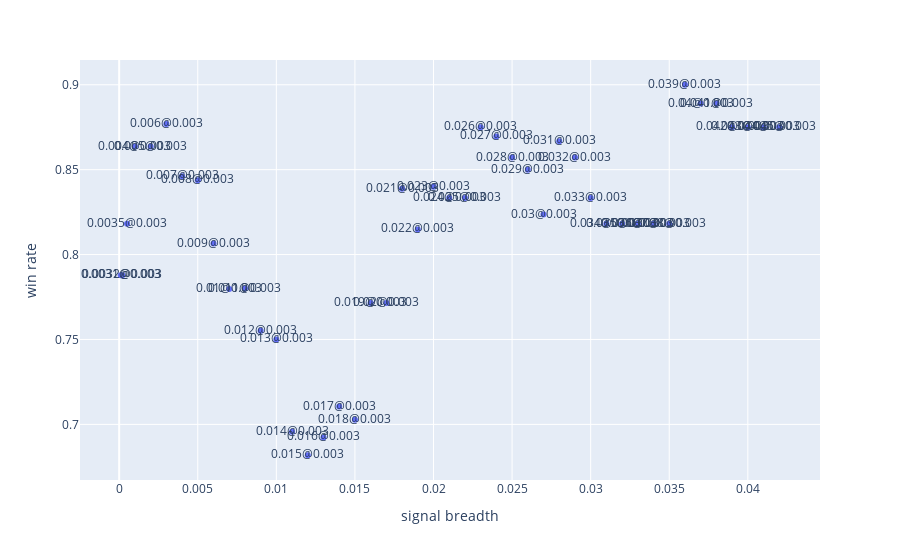

Notebook code cell kept with this figure:
### Code cell
tmp_grid_res = df_grid_search_res[df_grid_search_res['close threshold']==0.003]

import plotly.express as px
fig = px.scatter(tmp_grid_res,x='signal breadth', y='win rate',
                # marginal_x="histogram",
                text=tmp_grid_res['scatter label'].tolist()
                )
fig.show()
